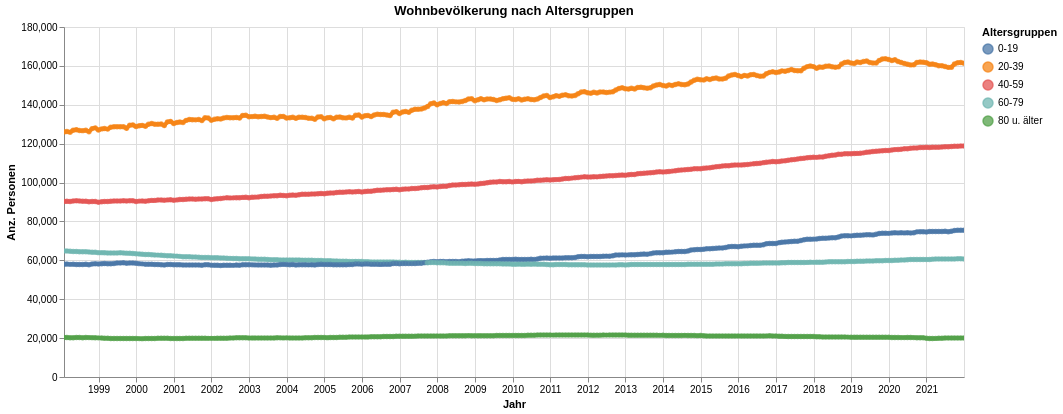

The notebook cell saved with this chart:
### Code cell
myTitle="Wohnbevölkerung nach Altersgruppen"
highlight = alt.selection(type='single', on='mouseover',
                          fields=['AlterV20Kurz'], nearest=True)
#x='date:StichtagDatJahr',
base = alt.Chart(myAgg.reset_index().query('sum_WBev>100'), title=myTitle).encode(
    x=alt.X('StichtagDat', axis=alt.Axis(title='Jahr'))# , axis=alt.Axis(format='%', title='percentage')
    , y=alt.X('sum_WBev', axis=alt.Axis(title='Anz. Personen'))
    , color=alt.Color('AlterV20Kurz', legend=alt.Legend(title="Altersgruppen"))  
    ,tooltip=['StichtagDat', 'AlterV20Kurz', 'sum_WBev']    
)
points = base.mark_circle().encode(
    opacity=alt.value(0.75)
).add_selection(
    highlight
).properties(
    width=900 , height=350
)
lines = base.mark_line().encode(
    size=alt.condition(~highlight, alt.value(0.5), alt.value(4))
).interactive()

lines + points

### Figure 1 — Vega-Lite specification as saved in the notebook (floating-point values rounded to 4 significant figures; data arrays with more than 128 entries replaced by an {"elided": "..."} marker saying what was removed)
{"config": {"view": {"continuousWidth": 400, "continuousHeight": 300}}, "layer": [{"mark": "line", "encoding": {"color": {"type": "nominal", "field": "AlterV20Kurz", "legend": {"title": "Altersgruppen"}}, "size": {"condition": {"value": 0.5, "selection": {"not": "selector017"}}, "value": 4}, "tooltip": [{"type": "temporal", "field": "StichtagDat"}, {"type": "nominal", "field": "AlterV20Kurz"}, {"type": "quantitative", "field": "sum_WBev"}], "x": {"type": "temporal", "axis": {"title": "Jahr"}, "field": "StichtagDat"}, "y": {"type": "quantitative", "axis": {"title": "Anz. Personen"}, "field": "sum_WBev"}}, "selection": {"selector018": {"type": "interval", "bind": "scales", "encodings": ["x", "y"]}}, "title": "Wohnbevölkerung nach Altersgruppen"}, {"mark": "circle", "encoding": {"color": {"type": "nominal", "field": "AlterV20Kurz", "legend": {"title": "Altersgruppen"}}, "opacity": {"value": 0.75}, "tooltip": [{"type": "temporal", "field": "StichtagDat"}, {"type": "nominal", "field": "AlterV20Kurz"}, {"type": "quantitative", "field": "sum_WBev"}], "x": {"type": "temporal", "axis": {"title": "Jahr"}, "field": "StichtagDat"}, "y": {"type": "quantitative", "axis": {"title": "Anz. Personen"}, "field": "sum_WBev"}}, "height": 350, "selection": {"selector017": {"type": "single", "on": "mouseover", "fields": ["AlterV20Kurz"], "nearest": true}}, "title": "Wohnbevölkerung nach Altersgruppen", "width": 900}], "data": {"name": "data-5b9f69bde8f0af1990a72f4487e89a64"}, "$schema": "https://vega.github.io/schema/vega-lite/v4.8.1.json", "datasets": {"data-5b9f69bde8f0af1990a72f4487e89a64": {"elided": "1440 records"}}}
